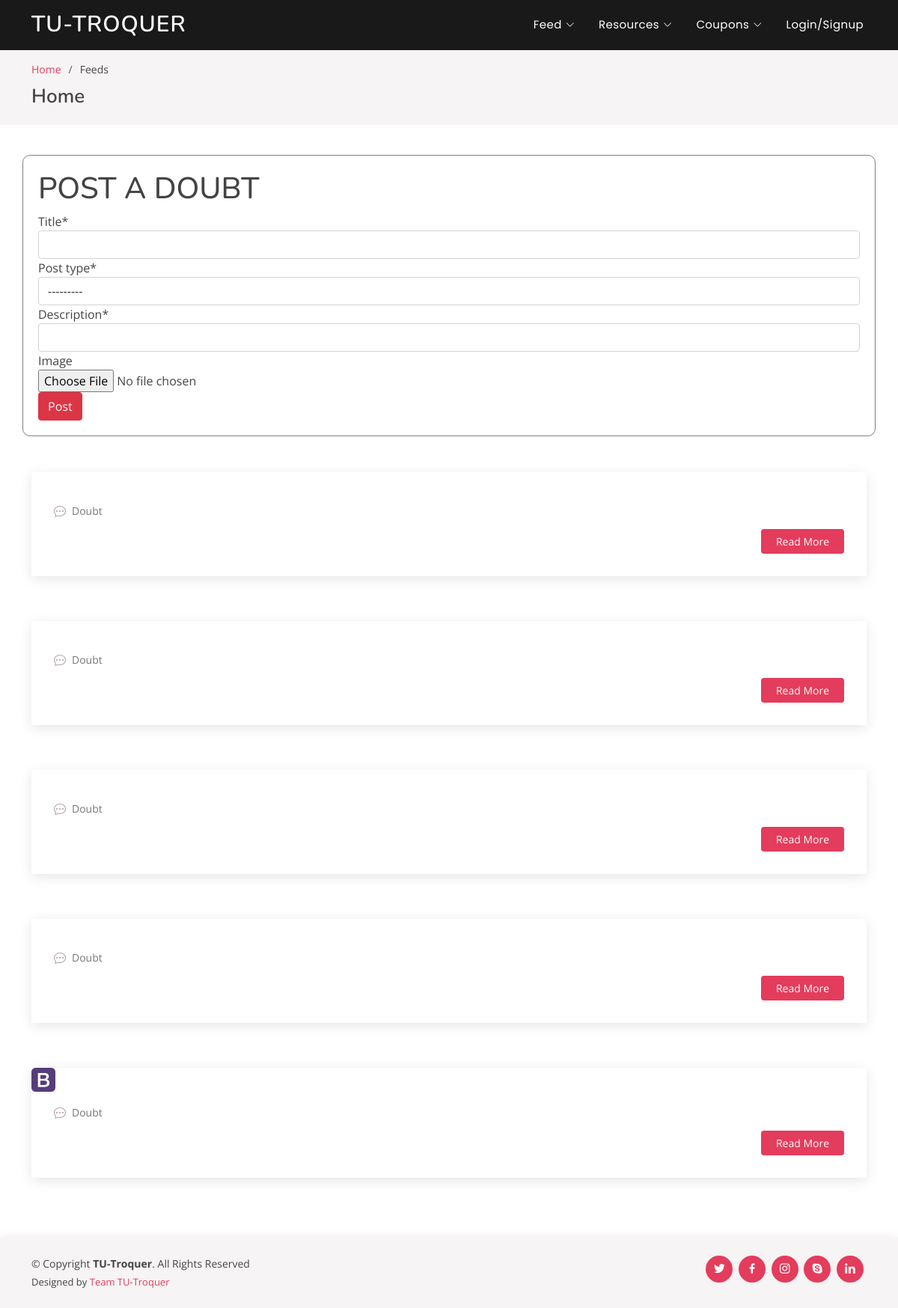
The page /feeds/ on the database as committed earlier.
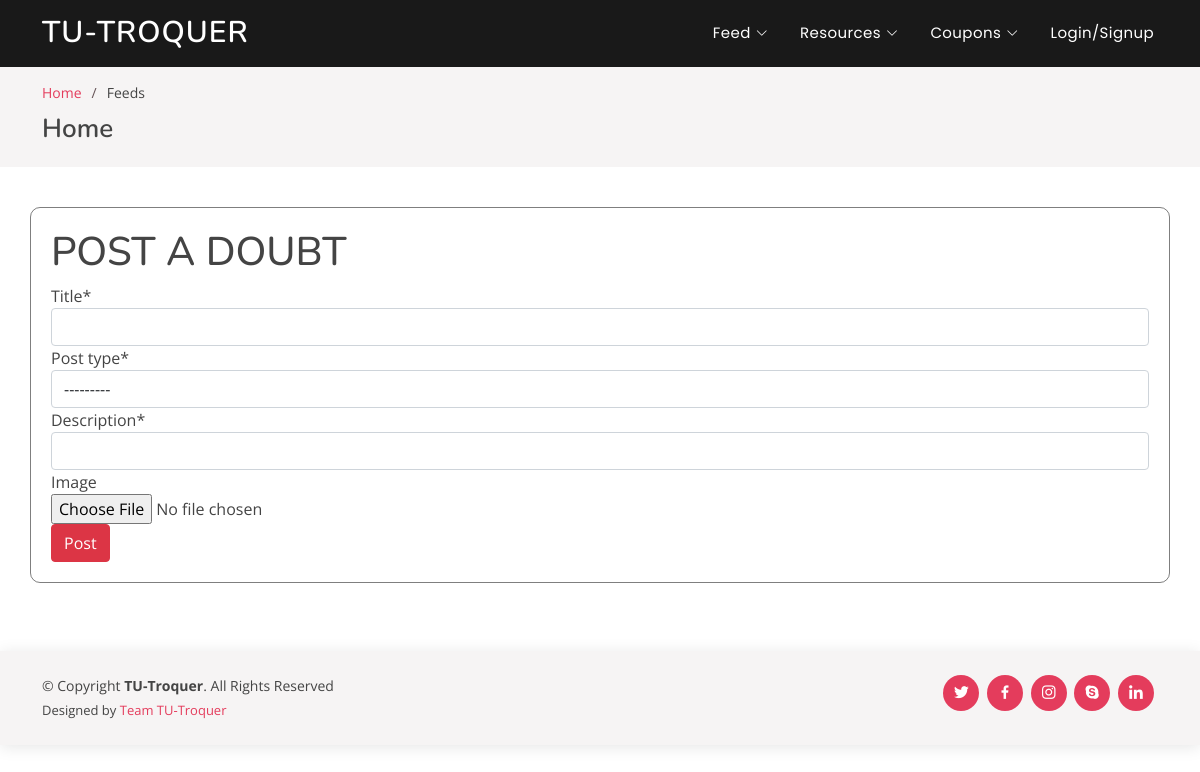
The same page on the database as committed later.
### home/models.py (models this page shows, shortened)
class Feed(models.Model):
	post_type = (('Doubt', 'Doubt'),
				('News', 'News'),)
	author 				= models.ForeignKey(User, related_name = 'author', on_delete=models.CASCADE, null=True)
	title 				= models.CharField(max_length=50)
	post_type			= models.CharField(choices=post_type, max_length=5)
	description			= models.CharField(max_length=500)
	image 				= models.ImageField(default='feed/default.jpg', upload_to='feed/', null=True, blank=True)

### home/views.py (the view)
# urls.py: path('feeds/',				feeds_home,		name='feeds'),
def feeds_home(request):
	if(request.method == 'POST'):
		form = AnswerForm(request.POST, request.FILES)
		if form.is_valid():
			form.instance.from_user = request.user
			form.save()
	form = AnswerForm()
	feeds   = Feed.objects.all()
	context = {
		'form' : form,
		'feeds'	 : feeds,
	}
	return render(request, 'home/feeds.html', context)

### home/forms.py
class AnswerForm(forms.ModelForm):
	class Meta():
		model = Feed
		fields = ['title', 'post_type', 'description', 'image']

### home/templates/home/feeds.html (shortened to what this page needs)
{% extends "home/base.html" %}
{% load static %}
{% load crispy_forms_tags %}
{% block body %}
  <main id="main">
    <section id="breadcrumbs" class="breadcrumbs">
      <div class="container">
        <ol>
          <li><a href="index.html">Home</a></li>
          <li>Feeds</li>
        </ol>
        <h2>Home</h2>
      </div>
    </section>
    <section id="blog" class="blog">
      <div class="container" data-aos="fade-up">
        <div class="row">
          <div class="col-lg-12 mt-5 mt-lg-0" style="border: solid 1px rgba(0,0,0,0.5); padding: 20px; border-radius:10px;">
            <h1>POST A DOUBT</h1>
            <form method="POST" enctype="multipart/form-data">
              {{ form|crispy }}
              <button class="btn btn-danger" type="submit" value="Post">Post</button>
            </form>
          </div>
          <div class="col-lg-12 mt-5 entries">
            {% for feed in feeds %}
            <article class="entry">
              <div class="entry-img">
                <img src="{{ feed.image.url }}" alt="" class="img-fluid">
              </div>
              <div class="entry-meta">
                <ul>
                  <li class="d-flex align-items-center"><i class="bi bi-chat-dots"></i> <a>{{feed.post_type}}</a></li>
                </ul>
              </div>
              <div class="entry-content">
                <div class="read-more">
                  <a href="blog-single.html">Read More</a>
                </div>
              </div>
            </article>
            {% endfor %}
          </div>
        </div>
      </div>
    </section>
  </main>
{% endblock body %}

### home/templates/home/base.html (shortened to what this page needs)
{% load static %}
<!DOCTYPE html>
<html lang="en">
<head>
  <link href="{%static 'home/assets/vendor/bootstrap/css/bootstrap.min.css'%}" rel="stylesheet">
  <link href="{%static 'home/assets/vendor/bootstrap-icons/bootstrap-icons.css'%}" rel="stylesheet">
  <link href="{%static 'home/assets/vendor/boxicons/css/boxicons.min.css'%}" rel="stylesheet">
  <link href="{%static 'home/assets/vendor/glightbox/css/glightbox.min.css'%}" rel="stylesheet">
  <link href="{%static 'home/assets/vendor/remixicon/remixicon.css'%}" rel="stylesheet">
  <link href="{%static 'home/assets/vendor/swiper/swiper-bundle.min.css'%}" rel="stylesheet">
  <link href="{%static 'home/assets/css/style.css'%}" rel="stylesheet">
</head>
<body>
  <header id="header" class="fixed-top header-inner-pages">
    <div class="container d-flex align-items-center justify-content-between">
      <h1 class="logo"><a href="index.html">TU-Troquer</a></h1>
      <nav id="navbar" class="navbar">
        <ul>
          <li class="dropdown"><a href="{% url 'feeds' %}"><span>Feed</span> <i class="bi bi-chevron-down"></i></a>
          </li>
          <li class="dropdown"><a href="{% url 'all-resources' %}"><span>Resources</span> <i class="bi bi-chevron-down"></i></a>
          </li>
          <li class="dropdown"><a href="{% url 'available' %}"><span>Coupons</span> <i class="bi bi-chevron-down"></i></a>
          </li>
          {% if user.is_authenticated %}
          <li class="dropdown" ><a href="#">Hey {{ user.username }}</a>
            <ul>
                <li><a href="{% url 'logout' %}">Logout</a></li>
            </ul>
          </li>
          {% else %}
          <li><a class="nav-link scrollto" href="{% url 'login' %}">Login/Signup</a></li>
          {% endif %}
        </ul>
      </nav>
    </div>
  </header>
{% block body %}{% endblock body %}
  <footer id="footer">
    <div class="container d-md-flex py-4">
      <div class="me-md-auto text-center text-md-start">
        <div class="copyright">
          &copy; Copyright <strong><span>TU-Troquer</span></strong>. All Rights Reserved
        </div>
        <div class="credits">
          Designed by <a href="#">Team TU-Troquer</a>
        </div>
      </div>
      <div class="social-links text-center text-md-right pt-3 pt-md-0">
        <a href="#" class="twitter"><i class="bx bxl-twitter"></i></a>
        <a href="#" class="facebook"><i class="bx bxl-facebook"></i></a>
        <a href="#" class="instagram"><i class="bx bxl-instagram"></i></a>
        <a href="#" class="google-plus"><i class="bx bxl-skype"></i></a>
        <a href="#" class="linkedin"><i class="bx bxl-linkedin"></i></a>
      </div>
    </div>
  </footer>
</body>
</html>

### home/static/home/assets/css/style.css (style rules this page uses)
body { font-family: "Open Sans", sans-serif; color: #444444; }
a { color: #e43c5c; text-decoration: none; }
h1, h2, h3, h4, h5, h6 { font-family: "Nunito", sans-serif; }
#header { transition: all 0.5s; z-index: 997; padding: 20px 0; }
#header .logo { font-size: 30px; margin: 0; padding: 0; line-height: 1; font-weight: 600; letter-spacing: 1px; text-transform: uppercase; }
#header .logo a { color: #fff; }
#header.header-scrolled, #header.header-inner-pages { background: rgba(0, 0, 0, 0.9); padding: 12px 0; }
.navbar { padding: 0; }
.navbar ul { margin: 0; padding: 0; display: flex; list-style: none; align-items: center; }
.navbar li { position: relative; }
.navbar > ul > li { white-space: nowrap; padding: 10px 0 10px 24px; }
.navbar a { display: flex; align-items: center; justify-content: space-between; font-family: "Poppins", sans-serif; color: #fff; font-size: 15px; padding: 0 4px; white-space: nowrap; transition: 0.3s; letter-spacing: 0.4px; position: relative; }
.navbar a i { font-size: 12px; line-height: 0; margin-left: 5px; }
.navbar > ul > li > a:before { content: ""; position: absolute; width: 100%; height: 2px; bottom: -6px; left: 0; background-color: #e43c5c; visibility: hidden; transform: scaleX(0); transition: all 0.3s ease-in-out 0s; }
section { padding: 60px 0; overflow: hidden; }
.breadcrumbs { padding: 15px 0; background: #f6f4f4; margin-top: 67px; }
.breadcrumbs h2 { font-size: 26px; font-weight: 600; }
.breadcrumbs ol { display: flex; flex-wrap: wrap; list-style: none; padding: 0 0 10px 0; margin: 0; font-size: 14px; }
.breadcrumbs ol li + li { padding-left: 10px; }
.breadcrumbs ol li + li::before { display: inline-block; padding-right: 10px; color: #655356; content: "/"; }
.blog { padding: 40px 0 20px 0; }
#footer { color: #444444; font-size: 14px; background: #f6f4f4; box-shadow: 0px 2px 15px rgba(0, 0, 0, 0.1); }
#footer .credits { padding-top: 5px; font-size: 13px; color: #444444; }
#footer .social-links a { font-size: 18px; display: inline-block; background: #e43c5c; color: #fff; line-height: 1; padding: 8px 0; margin-right: 4px; border-radius: 50%; text-align: center; width: 36px; height: 36px; transition: 0.3s; }

Rows that differ between the two databases and show on the page:
removed Feed: post_type "Doubt"
removed Feed: post_type "Doubt"
removed Feed: post_type "Doubt"
removed Feed: post_type "Doubt"
removed Feed: image (picture), post_type "Doubt"
